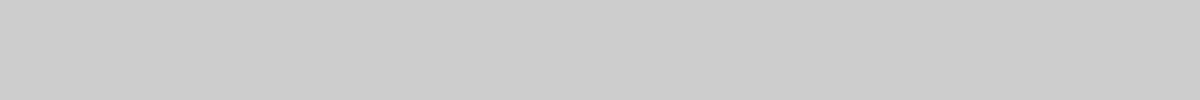
Frame 1 (no input)
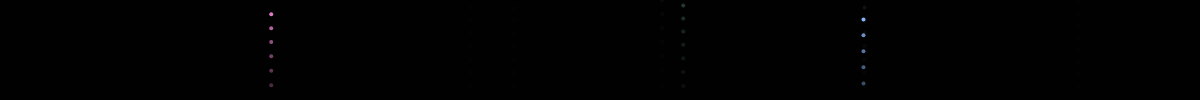
Frame 60 (no input)
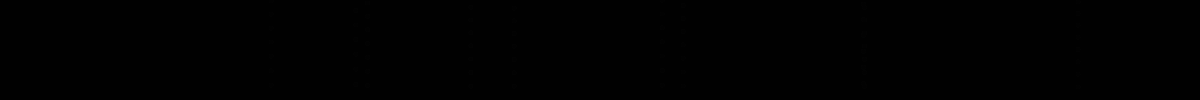
Frame 120 (the mouse pressed at the canvas centre since frame 60)

The p5.js sketch that drew these frames (run headless with seeded random() and noise() and a simulated clock; from frame 60 on, the mouse is pressed at the canvas centre):

// p5.js sketch
// ── sketch.js
var fireworks = [];
var gravity;

function setup() {
    colorMode(RGB);
    createCanvas(document.body.clientWidth, document.body.clientHeight);
    stroke(255);
    strokeWeight(4);
    
    gravity = createVector(0,0.2);

}

function draw() {
    background(0,50);
    
    if (random(1) < 0.08) {
        fireworks.push(new Firework());
      }
      
      for (var i = fireworks.length - 1; i >= 0; i--) {
        fireworks[i].update();
        fireworks[i].show();
        if (fireworks[i].done()) {
            fireworks.splice(i, 1);
        }
      }

}
// ── firework.js
function Firework() {
  // this.hu = random(255);
  this.firework = new Particle(random(width-100), height,true);
  this.exploded = false;
  this.particles = [];

  this.done = function() {
    if (this.exploded && this.particles.length === 0) {
      return true;
    } else {
      return false;
    }
  }

  this.update = function() {
    if (!this.exploded) {
      this.firework.applyForce(gravity);
      this.firework.update();
      
      if (this.firework.vel.y >= 0) {
        this.exploded = true;
        this.explode();
      }
    }
    
    for (var i = this.particles.length - 1; i >= 0; i--) {
      this.particles[i].applyForce(gravity);
      this.particles[i].update();
      
      if (this.particles[i].done()) {
        this.particles.splice(i, 1);
      }
    }
  }

  this.explode = function() {
    for (var i = 0; i < 75; i++) {
      this.particles.push(new Particle(this.firework.pos.x, this.firework.pos.y, false));
    } 
  }

  this.show = function() {
    if (!this.exploded) {
      this.firework.show();
    }
    
    for (var i = 0; i < this.particles.length; i++) {
      this.particles[i].show();

    }
  }
}
// ── particle.js
// Daniel Shiffman
// http://codingtra.in
// http://patreon.com/codingtrain
// Code for: https://youtu.be/CKeyIbT3vXI

function Particle(x, y, firework) {
  this.pos = createVector(x, y);
  this.firework = firework;
  this.lifespan = 255;
  this.acc = createVector(0, 0);
  
  if (this.firework) {
    this.vel = createVector(0, random(-5, -2));
    this.acc = createVector(0, random(-11,-12));
    this.r = random(125, 255);  
    this.g = random(125, 255); 
    this.b = random(125, 255);  
  } else {
    this.vel = p5.Vector.random2D();
    this.vel.mult(random(1, 8));
    this.acc = createVector(0, 0);
    this.r = random(0, 255);
    this.g = random(0, 255);
    this.b = random(0, 255);

  }
 
  this.applyForce = function(force) {
    this.acc.add(force);
  }

  this.update = function() {
    if (!this.firework) {
      this.vel.mult(random(0.98,0.95));
      this.acc.mult(random(0.2,0.1));

      this.lifespan -= 5;
    }
    
    this.vel.add(this.acc);
    this.pos.add(this.vel);
    this.acc.mult(0);
  }

  this.done = function() {
    if (this.lifespan < 0) {
      return true;
    } else {
      return false;
    }
  }

  this.show = function() {
    // colorMode(HSB);
    
    if (this.firework) {
        strokeWeight(4);
        stroke(this.r,this.g,this.b);
        point(this.pos.x, this.pos.y);

    } 
    else {
      push();
      strokeWeight(3);
      if(random(1)<0.8){
        stroke(this.r,this.g,this.b,this.lifespan);
      }
      point(this.pos.x, this.pos.y);
      pop();
    }
    
    
}
}
